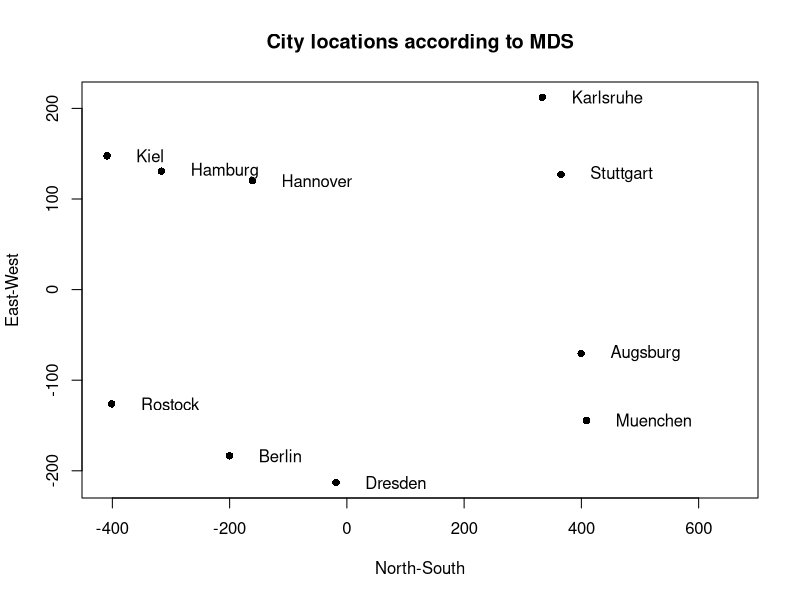

Write R code to recreate this figure.
## ---- chunk 1
wants <- c("vegan")
has   <- wants %in% rownames(installed.packages())
if(any(!has)) install.packages(wants[!has])
## ---- chunk 2
cities <- c("Augsburg", "Berlin", "Dresden", "Hamburg", "Hannover",
            "Karlsruhe", "Kiel", "Muenchen", "Rostock", "Stuttgart")
N      <- length(cities)
dstMat <- matrix(numeric(N^2), nrow=N)
##             B   DD   HH    H   KA   KI    M  HRO    S
cityDst <- c(596, 467, 743, 599, 226, 838,  65, 782, 160, ## AUG
                  194, 288, 286, 673, 353, 585, 231, 633, ## B
                       477, 367, 550, 542, 465, 420, 510, ## DD
                            157, 623,  96, 775, 187, 665, ## HH
                                 480, 247, 632, 330, 512, ## H
                                      723, 298, 805,  80, ## KA
                                           872, 206, 752, ## KI
                                                777, 220, ## M
                                                     824) ## HRO

dstMat[upper.tri(dstMat)] <- rev(cityDst)
dstMat <- t(dstMat[ , N:1])[ , N:1]
dstMat[lower.tri(dstMat)] <- t(dstMat)[lower.tri(dstMat)]
dimnames(dstMat) <- list(city=cities, city=cities)
## ---- chunk 3
(mds <- cmdscale(dstMat, k=2))
## ---- chunk 4
set.seed(1.234)
P   <- 3
obj <- matrix(sample(-20:20, N*P, replace=TRUE), ncol=P)
dst <- dist(obj, diag=TRUE, upper=TRUE)
cmdscale(dst, k=2)
## ---- chunk 5
xLims <- range(mds[ , 1]) + c(0, 250)
plot(mds, xlim=xLims, xlab="North-South", ylab="East-West", pch=16,
     main="City locations according to MDS")
text(mds[ , 1]+50, mds[ , 2], adj=0, labels=cities)
## ---- chunk 6
library(vegan)
(nmMDS <- monoMDS(dstMat, k=2))
scores(nmMDS)
## ---- chunk 7
try(detach(package:vegan))
try(detach(package:permute))
